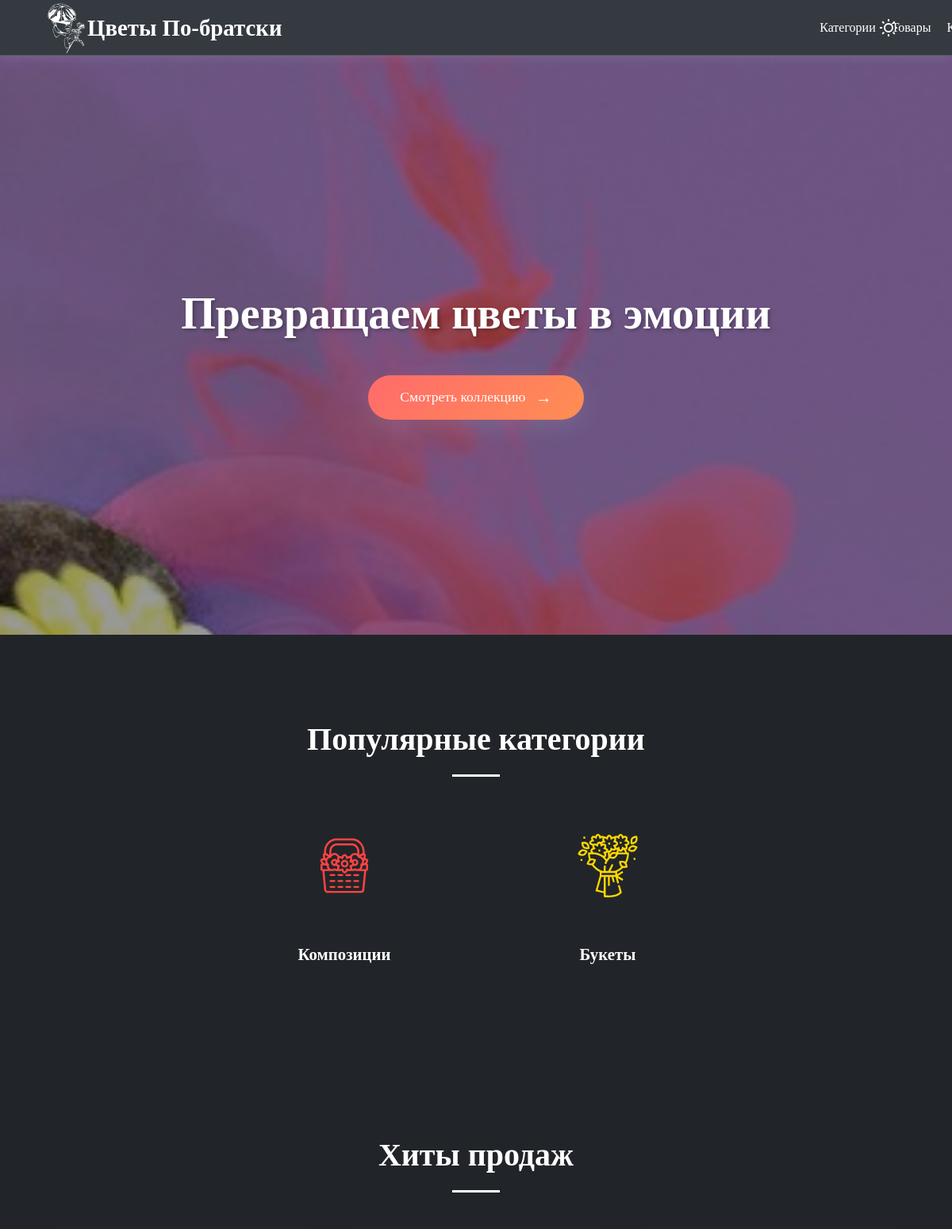
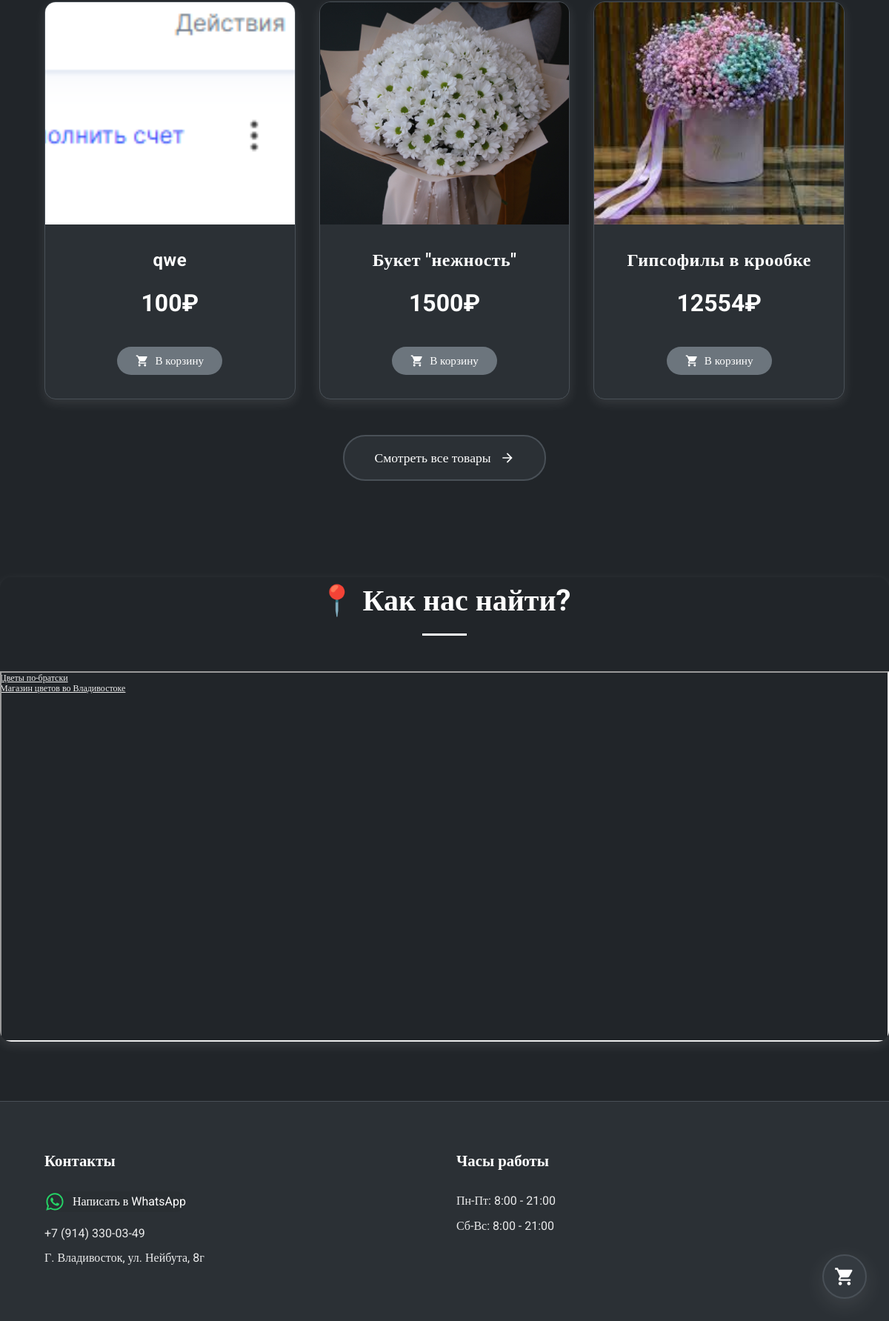
The page / on the database its author committed (2 pictures, top to bottom).
### main/models.py (models this page shows, shortened)
class Product(models.Model):
    category = models.ForeignKey(
        Category,
        related_name="products",
        on_delete=models.CASCADE,
        verbose_name="категория",
    )
    name = models.CharField(max_length=150, verbose_name="название товара")
    slug = models.SlugField(
        max_length=150,
        unique=True,
        verbose_name="Ссылка на товар (заполняется автоматически)",
    )
    image = models.ImageField(
        upload_to="products/%Y/%m/%d", blank=True, verbose_name="Изображение"
    )
    description = RichTextField(
        blank=True, verbose_name="Описание букета (не обязательно)"
    )
    price = models.DecimalField(
        max_digits=10, decimal_places=0, verbose_name="стоимость"
    )
    available = models.BooleanField(default=True, verbose_name="доступно ли")
    created = models.DateTimeField(auto_now_add=True, verbose_name="Дата создания")
    updated = models.DateTimeField(auto_now=True, verbose_name="Дата обновления")
    discount = models.DecimalField(
        default=0, max_digits=4, decimal_places=0, verbose_name="скидка в процентах"
    )
    quantity = models.IntegerField(blank=False, verbose_name="количество", default=1)
    purchased = models.IntegerField(
        blank=True, verbose_name="количество продаж", default=0
    )
    class Meta:
        ordering = [
            "name",
        ]
        indexes = [
            models.Index(fields=["id", "slug"]),
            models.Index(fields=["name"]),
            models.Index(fields=["-created"]),
        ]
        verbose_name = "товар"
        verbose_name_plural = "товары"
    def sell_price(self):
        if self.discount:
            return round(self.price - self.price * self.discount / 100, 0)
        return self.price

### main/views.py (the view)
# urls.py: path("", views.popular_list, name="popular_list"),
def popular_list(request):
    products = Product.objects.filter(available=True, discount=0)[:3]
    products_disc = Product.objects.filter(discount__gt=0)
    return render(
        request,
        "main/index/index.html",
        {"products": products, "products_disc": products_disc},
    )

### cart/context_processors.py (called while the page is built)
def cart(request):
    return {"cart": request.session.get(settings.CART_SESSION_ID, {})}

### main/templates/main/index/index.html (shortened to what this page needs)
{% extends 'main/base.html' %}
{% load static %}
{% load cart_tags %}
{% block content %}
  <section class="hero parallax" data-parallax-speed="0.5" data-aos="zoom-in">
    <div class="hero-content">
      <h1 data-aos="fade-up" data-aos-delay="200">Превращаем цветы в эмоции</h1>
      <a href="{% url 'main:product_list' %}"><button class="cta-button btn-hover" data-aos="fade-up" data-aos-delay="400">Смотреть коллекцию</button></a>
    </div>
  </section>
  <section class="categories" id="categories">
    <div class="categories-wrapper">
      <h2 class="section-title" data-aos="fade-down">Популярные категории</h2>
      <div class="categories-grid">
        <a href="{% url 'main:product_list' %}?search=&category=Композиции" style="text-decoration: none;">
          <div class="category-card interactive-card" data-aos="fade-up">
            <div class="category-icon">
            </div>
            <div class="category-info">
              <h3>Композиции</h3>
            </div>
          </div>
        </a>
        <a href="{% url 'main:product_list' %}?search=&category=Букеты" style="text-decoration: none;">
          <div class="category-card interactive-card" data-aos="fade-up">
            <div class="category-icon">
            </div>
            <div class="category-info">
              <h3>Букеты</h3>
            </div>
          </div>
        </a>
      </div>
    </div>
  </section>
  <section class="products" id="products">
    <h2 class="section-title" data-aos="fade-down">Хиты продаж</h2>
    <div class="products-grid">
      {% for product in products %}
        <a href="{% url 'main:product_detail' product.slug %}" style="text-decoration: none;">
          <div class="product-card interactive-card" data-aos="zoom-in">
            <div class="product-image" style="background-image: url({{ product.image.url }})"></div>
            <div class="product-info">
              <h3 class="product-title">{{ product.name }}</h3>
              <p class="product-price">{{ product.sell_price }}₽</p>
              <form action="{% url 'cart:add' product.slug %}" method="post" class="add-to-cart-form">
                <button class="add-to-cart-btn btn-hover" type="submit">
                  В корзину
                </button>
              </form>
            </div>
          </div>
        </a>
      {% endfor %}
    </div>
    <div class="view-all-container">
      <a href="{% url 'main:product_list' %}" class="view-all-btn btn-hover">
        Смотреть все товары<svg class="arrow-icon" viewBox="0 0 24 24">
          <path d="M12 4l-1.41 1.41L16.17 11H4v2h12.17l-5.58 5.59L12 20l8-8z" />
        </svg>
      </a>
    </div>
  </section>
  <section class="map-section">
    <h2 class="section-title">📍 Как нас найти?</h2>
    <div id="yandexMap" style="height: 500px;">
      <div style="position:relative;overflow:hidden;">
        <a href="https://yandex.ru/maps/org/tsvety_po_bratski/114592264888/?utm_medium=mapframe&utm_source=maps" style="color:#eee;font-size:12px;position:absolute;top:0px;">Цветы по-братски</a><a href="https://yandex.ru/maps/75/vladivostok/category/flower_shop/184108325/?utm_medium=mapframe&utm_source=maps" style="color:#eee;font-size:12px;position:absolute;top:14px;">Магазин цветов во Владивостоке</a><iframe src="https://yandex.ru/map-widget/v1/org/tsvety_po_bratski/114592264888/?ll=131.959469%2C43.103867&z=19.11" width="100%" height="500" frameborder="1" allowfullscreen="true" style="position:relative;"></iframe>
      </div>
    </div>
  </section>
{% endblock %}

### rows shown on the page
Product: image (picture), name "qwe", sell_price "100"
Product: image (picture), name "Букет \"нежность\"", sell_price "1500"
Product: image (picture), name "Гипсофилы в крообке", sell_price "12554"
